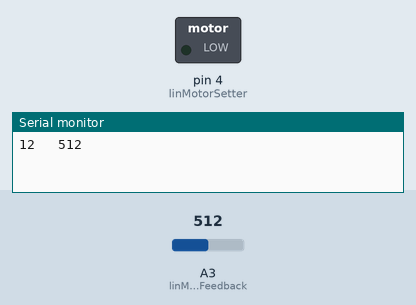
This sketch was run on a simulated Arduino Uno, built with avr-gcc and run on an emulated ATmega328P. On the bench: switched loads named in the sketch (green lamp = pin HIGH), the last lines printed to the serial monitor. Inputs (shaded band) come from the test bench; at power-on: A3 (linMotorFeedback) = 512. Random numbers use the default seed unless the sketch sets one.

Above: at 0.1 s.
At 120.1 s:
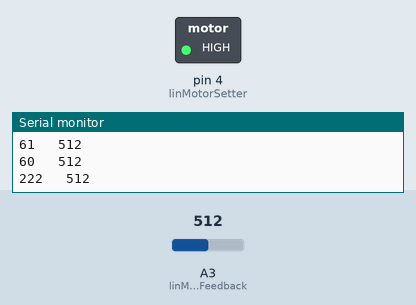
Timing chart, 0 to 121.6 s (numbered marks = the images above):
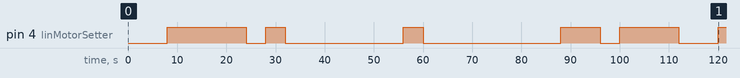

The sketch:

LinMotorTest.ino
```cpp
const int linMotorFeedback = A3;
const int linMotorSetter = 4;

void setup() {
  pinMode(linMotorFeedback, INPUT);
  pinMode(linMotorSetter, OUTPUT);

  Serial.begin(9600);
}

void loop() {
  int setting = random(5, 245);
  analogWrite(linMotorSetter, setting);
  int readValue = analogRead(linMotorFeedback);
  Serial.print(setting);
  Serial.print("   ");
  Serial.println(readValue);
  delay(4000);
}
```

Measured:
- by itself, pin 4 (linMotorSetter): LOW → HIGH at 8.0 s, → LOW 16.0 s later, → HIGH 4.0 s later, → LOW 4.0 s later, … (11 changes in this stretch)
